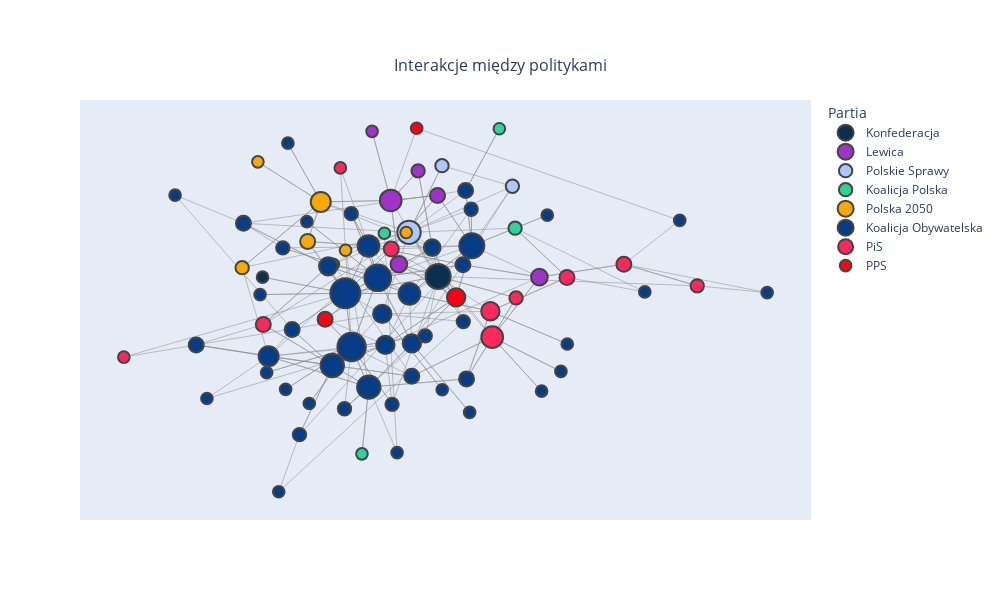

Notebook code cell kept with this figure:
### Code cell
nx_to_plotly(graph_politicians, "parties.png")

### Figure 1 — Plotly figure (JSON) as saved in the notebook; plotly's stock layout.template omitted (floating-point values rounded to 4 significant figures; data arrays with more than 128 entries replaced by an {"elided": "..."} marker saying what was removed)
{"data": [{"hoverinfo": "none", "line": {"color": "#888", "width": 0.5}, "mode": "lines", "showlegend": false, "type": "scatter", "x": {"elided": "260 float values"}, "y": {"elided": "260 float values"}}, {"hoverinfo": "text", "marker": {"color": "rgb(13,47,80)", "line": {"width": 2}, "size": 25}, "mode": "markers", "name": "Konfederacja", "showlegend": true, "text": "ArturDziambor", "type": "scatter", "x": [2.138], "y": [0.8588]}, {"hoverinfo": "text", "marker": {"color": "rgb(13,47,80)", "line": {"width": 2}, "size": 11.67}, "mode": "markers", "name": "Konfederacja", "showlegend": false, "text": "JkmMikke", "type": "scatter", "x": [-7.393], "y": [0.8066]}, {"hoverinfo": "text", "marker": {"color": "rgb(159, 50, 199)", "line": {"width": 2}, "size": 21.67}, "mode": "markers", "name": "Lewica", "showlegend": true, "text": "AM_Zukowska", "type": "scatter", "x": [-0.4352], "y": [6.146]}, {"hoverinfo": "text", "marker": {"color": "rgb(159, 50, 199)", "line": {"width": 2}, "size": 16.67}, "mode": "markers", "name": "Lewica", "showlegend": false, "text": "m_gdula", "type": "scatter", "x": [0.006975], "y": [1.704]}, {"hoverinfo": "text", "marker": {"color": "rgb(159, 50, 199)", "line": {"width": 2}, "size": 16.67}, "mode": "markers", "name": "Lewica", "showlegend": false, "text": "K_Smiszek", "type": "scatter", "x": [7.637], "y": [0.8083]}, {"hoverinfo": "text", "marker": {"color": "rgb(159, 50, 199)", "line": {"width": 2}, "size": 11.67}, "mode": "markers", "name": "Lewica", "showlegend": false, "text": "MarcinKulasek", "type": "scatter", "x": [-1.447], "y": [10.96]}, {"hoverinfo": "text", "marker": {"color": "rgb(159, 50, 199)", "line": {"width": 2}, "size": 15}, "mode": "markers", "name": "Lewica", "showlegend": false, "text": "KotulaKat", "type": "scatter", "x": [2.105], "y": [6.501]}, {"hoverinfo": "text", "marker": {"color": "rgb(159, 50, 199)", "line": {"width": 2}, "size": 13.33}, "mode": "markers", "name": "Lewica", "showlegend": false, "text": "wlodekczarzasty", "type": "scatter", "x": [1.05], "y": [8.21]}, {"hoverinfo": "text", "marker": {"color": "rgb(169, 201, 252)", "line": {"width": 2}, "size": 13.33}, "mode": "markers", "name": "Polskie Sprawy", "showlegend": true, "text": "AgaScigaj", "type": "scatter", "x": [6.171], "y": [7.137]}, {"hoverinfo": "text", "marker": {"color": "rgb(169, 201, 252)", "line": {"width": 2}, "size": 23.33}, "mode": "markers", "name": "Polskie Sprawy", "showlegend": false, "text": "P_Szramka", "type": "scatter", "x": [0.5583], "y": [3.927]}, {"hoverinfo": "text", "marker": {"color": "rgb(169, 201, 252)", "line": {"width": 2}, "size": 13.33}, "mode": "markers", "name": "Polskie Sprawy", "showlegend": false, "text": "PolskieSprawyPS", "type": "scatter", "x": [2.347], "y": [8.573]}, {"hoverinfo": "text", "marker": {"color": "rgb(46, 211, 151)", "line": {"width": 2}, "size": 13.33}, "mode": "markers", "name": "Koalicja Polska", "showlegend": true, "text": "KosiniakKamysz", "type": "scatter", "x": [6.316], "y": [4.215]}, {"hoverinfo": "text", "marker": {"color": "rgb(46, 211, 151)", "line": {"width": 2}, "size": 11.67}, "mode": "markers", "name": "Koalicja Polska", "showlegend": false, "text": "ProtasiewiczJ", "type": "scatter", "x": [-1.998], "y": [-11.5]}, {"hoverinfo": "text", "marker": {"color": "rgb(46, 211, 151)", "line": {"width": 2}, "size": 11.67}, "mode": "markers", "name": "Koalicja Polska", "showlegend": false, "text": "DariuszKlimczak", "type": "scatter", "x": [-0.7806], "y": [3.861]}, {"hoverinfo": "text", "marker": {"color": "rgb(46, 211, 151)", "line": {"width": 2}, "size": 11.67}, "mode": "markers", "name": "Koalicja Polska", "showlegend": false, "text": "nowePSL", "type": "scatter", "x": [-3.554], "y": [1.697]}, {"hoverinfo": "text", "marker": {"color": "rgb(46, 211, 151)", "line": {"width": 2}, "size": 11.67}, "mode": "markers", "name": "Koalicja Polska", "showlegend": false, "text": "PZgorzelskiP", "type": "scatter", "x": [5.461], "y": [11.14]}, {"hoverinfo": "text", "marker": {"color": "rgb(245, 169, 5)", "line": {"width": 2}, "size": 20}, "mode": "markers", "name": "Polska 2050", "showlegend": true, "text": "szymon_holownia", "type": "scatter", "x": [-4.234], "y": [6.044]}, {"hoverinfo": "text", "marker": {"color": "rgb(245, 169, 5)", "line": {"width": 2}, "size": 13.33}, "mode": "markers", "name": "Polska 2050", "showlegend": false, "text": "rozathun", "type": "scatter", "x": [-8.499], "y": [1.466]}, {"hoverinfo": "text", "marker": {"color": "rgb(245, 169, 5)", "line": {"width": 2}, "size": 11.67}, "mode": "markers", "name": "Polska 2050", "showlegend": false, "text": "joannamucha", "type": "scatter", "x": [-7.646], "y": [8.836]}, {"hoverinfo": "text", "marker": {"color": "rgb(245, 169, 5)", "line": {"width": 2}, "size": 11.67}, "mode": "markers", "name": "Polska 2050", "showlegend": false, "text": "HannaGillPiatek", "type": "scatter", "x": [0.4066], "y": [3.918]}, {"hoverinfo": "text", "marker": {"color": "rgb(245, 169, 5)", "line": {"width": 2}, "size": 11.67}, "mode": "markers", "name": "Polska 2050", "showlegend": false, "text": "tzimoch", "type": "scatter", "x": [-2.886], "y": [2.68]}, {"hoverinfo": "text", "marker": {"color": "rgb(245, 169, 5)", "line": {"width": 2}, "size": 15}, "mode": "markers", "name": "Polska 2050", "showlegend": false, "text": "McGramat", "type": "scatter", "x": [-4.944], "y": [3.292]}, {"hoverinfo": "text", "marker": {"color": "rgb(7, 61, 134)", "line": {"width": 2}, "size": 18.33}, "mode": "markers", "name": "Koalicja Obywatelska", "showlegend": true, "text": "gajewska_kinga", "type": "scatter", "x": [-3.83], "y": [1.559]}, {"hoverinfo": "text", "marker": {"color": "rgb(7, 61, 134)", "line": {"width": 2}, "size": 23.33}, "mode": "markers", "name": "Koalicja Obywatelska", "showlegend": false, "text": "MJanyska", "type": "scatter", "x": [-3.608], "y": [-5.346]}, {"hoverinfo": "text", "marker": {"color": "rgb(7, 61, 134)", "line": {"width": 2}, "size": 15}, "mode": "markers", "name": "Koalicja Obywatelska", "showlegend": false, "text": "bbudka", "type": "scatter", "x": [-11.0], "y": [-3.916]}, {"hoverinfo": "text", "marker": {"color": "rgb(7, 61, 134)", "line": {"width": 2}, "size": 30}, "mode": "markers", "name": "Koalicja Obywatelska", "showlegend": false, "text": "KLubnauer", "type": "scatter", "x": [-2.9], "y": [-0.3165]}, {"hoverinfo": "text", "marker": {"color": "rgb(7, 61, 134)", "line": {"width": 2}, "size": 23.33}, "mode": "markers", "name": "Koalicja Obywatelska", "showlegend": false, "text": "BZdrojewska", "type": "scatter", "x": [-1.627], "y": [-6.856]}, {"hoverinfo": "text", "marker": {"color": "rgb(7, 61, 134)", "line": {"width": 2}, "size": 15}, "mode": "markers", "name": "Koalicja Obywatelska", "showlegend": false, "text": "SlawomirNitras", "type": "scatter", "x": [0.7083], "y": [-6.1]}, {"hoverinfo": "text", "marker": {"color": "rgb(7, 61, 134)", "line": {"width": 2}, "size": 21.67}, "mode": "markers", "name": "Koalicja Obywatelska", "showlegend": false, "text": "adamSzlapka", "type": "scatter", "x": [-1.644], "y": [2.978]}, {"hoverinfo": "text", "marker": {"color": "rgb(7, 61, 134)", "line": {"width": 2}, "size": 26.67}, "mode": "markers", "name": "Koalicja Obywatelska", "showlegend": false, "text": "GoTracz", "type": "scatter", "x": [-1.138], "y": [0.762]}, {"hoverinfo": "text", "marker": {"color": "rgb(7, 61, 134)", "line": {"width": 2}, "size": 13.33}, "mode": "markers", "name": "Koalicja Obywatelska", "showlegend": false, "text": "piotr_borys", "type": "scatter", "x": [-6.294], "y": [2.845]}, {"hoverinfo": "text", "marker": {"color": "rgb(7, 61, 134)", "line": {"width": 2}, "size": 15}, "mode": "markers", "name": "Koalicja Obywatelska", "showlegend": false, "text": "MichalSzczerba", "type": "scatter", "x": [3.63], "y": [6.848]}, {"hoverinfo": "text", "marker": {"color": "rgb(7, 61, 134)", "line": {"width": 2}, "size": 15}, "mode": "markers", "name": "Koalicja Obywatelska", "showlegend": false, "text": "AndrzejHalicki", "type": "scatter", "x": [-8.43], "y": [4.559]}, {"hoverinfo": "text", "marker": {"color": "rgb(7, 61, 134)", "line": {"width": 2}, "size": 11.67}, "mode": "markers", "name": "Koalicja Obywatelska", "showlegend": false, "text": "SchetynadlaPO", "type": "scatter", "x": [15.25], "y": [4.757]}, {"hoverinfo": "text", "marker": {"color": "rgb(7, 61, 134)", "line": {"width": 2}, "size": 15}, "mode": "markers", "name": "Koalicja Obywatelska", "showlegend": false, "text": "Arlukowicz", "type": "scatter", "x": [-5.786], "y": [-2.844]}, {"hoverinfo": "text", "marker": {"color": "rgb(7, 61, 134)", "line": {"width": 2}, "size": 11.67}, "mode": "markers", "name": "Koalicja Obywatelska", "showlegend": false, "text": "Zieloni", "type": "scatter", "x": [-4.988], "y": [4.67]}, {"hoverinfo": "text", "marker": {"color": "rgb(7, 61, 134)", "line": {"width": 2}, "size": 28.33}, "mode": "markers", "name": "Koalicja Obywatelska", "showlegend": false, "text": "pomaska", "type": "scatter", "x": [-2.559], "y": [-4.06]}, {"hoverinfo": "text", "marker": {"color": "rgb(7, 61, 134)", "line": {"width": 2}, "size": 13.33}, "mode": "markers", "name": "Koalicja Obywatelska", "showlegend": false, "text": "CTomczyk", "type": "scatter", "x": [1.44], "y": [-3.282]}, {"hoverinfo": "text", "marker": {"color": "rgb(7, 61, 134)", "line": {"width": 2}, "size": 13.33}, "mode": "markers", "name": "Koalicja Obywatelska", "showlegend": false, "text": "Gasiuk_Pihowicz", "type": "scatter", "x": [-0.3626], "y": [-8.056]}, {"hoverinfo": "text", "marker": {"color": "rgb(7, 61, 134)", "line": {"width": 2}, "size": 11.67}, "mode": "markers", "name": "Koalicja Obywatelska", "showlegend": false, "text": "AGajewska", "type": "scatter", "x": [-7.173], "y": [-5.848]}, {"hoverinfo": "text", "marker": {"color": "rgb(7, 61, 134)", "line": {"width": 2}, "size": 11.67}, "mode": "markers", "name": "Koalicja Obywatelska", "showlegend": false, "text": "Dariusz_Jonski", "type": "scatter", "x": [9.148], "y": [-3.85]}, {"hoverinfo": "text", "marker": {"color": "rgb(7, 61, 134)", "line": {"width": 2}, "size": 20}, "mode": "markers", "name": "Koalicja Obywatelska", "showlegend": false, "text": "szejnfeld", "type": "scatter", "x": [-7.065], "y": [-4.711]}, {"hoverinfo": "text", "marker": {"color": "rgb(7, 61, 134)", "line": {"width": 2}, "size": 18.33}, "mode": "markers", "name": "Koalicja Obywatelska", "showlegend": false, "text": "DorotaNiedziela", "type": "scatter", "x": [-0.7241], "y": [-3.916]}, {"hoverinfo": "text", "marker": {"color": "rgb(7, 61, 134)", "line": {"width": 2}, "size": 11.67}, "mode": "markers", "name": "Koalicja Obywatelska", "showlegend": false, "text": "SlawekNeumann", "type": "scatter", "x": [7.755], "y": [-7.137]}, {"hoverinfo": "text", "marker": {"color": "rgb(7, 61, 134)", "line": {"width": 2}, "size": 15}, "mode": "markers", "name": "Koalicja Obywatelska", "showlegend": false, "text": "GiertychRoman", "type": "scatter", "x": [3.68], "y": [-6.282]}, {"hoverinfo": "text", "marker": {"color": "rgb(7, 61, 134)", "line": {"width": 2}, "size": 11.67}, "mode": "markers", "name": "Koalicja Obywatelska", "showlegend": false, "text": "OlekMiszalski", "type": "scatter", "x": [-6.141], "y": [-7.008]}, {"hoverinfo": "text", "marker": {"color": "rgb(7, 61, 134)", "line": {"width": 2}, "size": 11.67}, "mode": "markers", "name": "Koalicja Obywatelska", "showlegend": false, "text": "m_bochenek93", "type": "scatter", "x": [-4.857], "y": [-7.996]}, {"hoverinfo": "text", "marker": {"color": "rgb(7, 61, 134)", "line": {"width": 2}, "size": 13.33}, "mode": "markers", "name": "Koalicja Obywatelska", "showlegend": false, "text": "gapinska_e", "type": "scatter", "x": [-2.946], "y": [-8.365]}, {"hoverinfo": "text", "marker": {"color": "rgb(7, 61, 134)", "line": {"width": 2}, "size": 11.67}, "mode": "markers", "name": "Koalicja Obywatelska", "showlegend": false, "text": "elukacijewska", "type": "scatter", "x": [-10.41], "y": [-7.649]}, {"hoverinfo": "text", "marker": {"color": "rgb(7, 61, 134)", "line": {"width": 2}, "size": 13.33}, "mode": "markers", "name": "Koalicja Obywatelska", "showlegend": false, "text": "moanrosa", "type": "scatter", "x": [-2.579], "y": [5.227]}, {"hoverinfo": "text", "marker": {"color": "rgb(7, 61, 134)", "line": {"width": 2}, "size": 16.67}, "mode": "markers", "name": "Koalicja Obywatelska", "showlegend": false, "text": "TomaszSiemoniak", "type": "scatter", "x": [1.818], "y": [2.862]}, {"hoverinfo": "text", "marker": {"color": "rgb(7, 61, 134)", "line": {"width": 2}, "size": 11.67}, "mode": "markers", "name": "Koalicja Obywatelska", "showlegend": false, "text": "LasekMaciej", "type": "scatter", "x": [-12.14], "y": [6.523]}, {"hoverinfo": "text", "marker": {"color": "rgb(7, 61, 134)", "line": {"width": 2}, "size": 11.67}, "mode": "markers", "name": "Koalicja Obywatelska", "showlegend": false, "text": "ikatarasinska", "type": "scatter", "x": [8.803], "y": [-5.764]}, {"hoverinfo": "text", "marker": {"color": "rgb(7, 61, 134)", "line": {"width": 2}, "size": 11.67}, "mode": "markers", "name": "Koalicja Obywatelska", "showlegend": false, "text": "MarekBorowski", "type": "scatter", "x": [-6.019], "y": [10.14]}, {"hoverinfo": "text", "marker": {"color": "rgb(7, 61, 134)", "line": {"width": 2}, "size": 11.67}, "mode": "markers", "name": "Koalicja Obywatelska", "showlegend": false, "text": "MarcinBosacki", "type": "scatter", "x": [-6.516], "y": [-14.14]}, {"hoverinfo": "text", "marker": {"color": "rgb(7, 61, 134)", "line": {"width": 2}, "size": 13.33}, "mode": "markers", "name": "Koalicja Obywatelska", "showlegend": false, "text": "RTyszkiewicz", "type": "scatter", "x": [-5.39], "y": [-10.17]}, {"hoverinfo": "text", "marker": {"color": "rgb(7, 61, 134)", "line": {"width": 2}, "size": 11.67}, "mode": "markers", "name": "Koalicja Obywatelska", "showlegend": false, "text": "donaldtusk", "type": "scatter", "x": [20], "y": [-0.277]}, {"hoverinfo": "text", "marker": {"color": "rgb(7, 61, 134)", "line": {"width": 2}, "size": 11.67}, "mode": "markers", "name": "Koalicja Obywatelska", "showlegend": false, "text": "Platforma_org", "type": "scatter", "x": [13.36], "y": [-0.2256]}, {"hoverinfo": "text", "marker": {"color": "rgb(7, 61, 134)", "line": {"width": 2}, "size": 15}, "mode": "markers", "name": "Koalicja Obywatelska", "showlegend": false, "text": "f_sterczewski", "type": "scatter", "x": [3.484], "y": [1.671]}, {"hoverinfo": "text", "marker": {"color": "rgb(7, 61, 134)", "line": {"width": 2}, "size": 25}, "mode": "markers", "name": "Koalicja Obywatelska", "showlegend": false, "text": "OklaDrewnowicz", "type": "scatter", "x": [3.967], "y": [2.997]}, {"hoverinfo": "text", "marker": {"color": "rgb(7, 61, 134)", "line": {"width": 2}, "size": 18.33}, "mode": "markers", "name": "Koalicja Obywatelska", "showlegend": false, "text": "M_K_Blonska", "type": "scatter", "x": [0.7146], "y": [-3.809]}, {"hoverinfo": "text", "marker": {"color": "rgb(7, 61, 134)", "line": {"width": 2}, "size": 13.33}, "mode": "markers", "name": "Koalicja Obywatelska", "showlegend": false, "text": "MKierwinski", "type": "scatter", "x": [3.931], "y": [5.538]}, {"hoverinfo": "text", "marker": {"color": "rgb(7, 61, 134)", "line": {"width": 2}, "size": 11.67}, "mode": "markers", "name": "Koalicja Obywatelska", "showlegend": false, "text": "JagnaMarczulajt", "type": "scatter", "x": [8.063], "y": [5.122]}, {"hoverinfo": "text", "marker": {"color": "rgb(7, 61, 134)", "line": {"width": 2}, "size": 11.67}, "mode": "markers", "name": "Koalicja Obywatelska", "showlegend": false, "text": "JRotnicka", "type": "scatter", "x": [3.848], "y": [-8.614]}, {"hoverinfo": "text", "marker": {"color": "rgb(7, 61, 134)", "line": {"width": 2}, "size": 11.67}, "mode": "markers", "name": "Koalicja Obywatelska", "showlegend": false, "text": "WZembaczynski", "type": "scatter", "x": [-7.528], "y": [-0.4094]}, {"hoverinfo": "text", "marker": {"color": "rgb(7, 61, 134)", "line": {"width": 2}, "size": 21.67}, "mode": "markers", "name": "Koalicja Obywatelska", "showlegend": false, "text": "barbaraanowacka", "type": "scatter", "x": [0.582], "y": [-0.3558]}, {"hoverinfo": "text", "marker": {"color": "rgb(7, 61, 134)", "line": {"width": 2}, "size": 13.33}, "mode": "markers", "name": "Koalicja Obywatelska", "showlegend": false, "text": "MGolbik", "type": "scatter", "x": [3.505], "y": [-2.288]}, {"hoverinfo": "text", "marker": {"color": "rgb(7, 61, 134)", "line": {"width": 2}, "size": 18.33}, "mode": "markers", "name": "Koalicja Obywatelska", "showlegend": false, "text": "ArkadiuszMyrcha", "type": "scatter", "x": [-0.8933], "y": [-1.757]}, {"hoverinfo": "text", "marker": {"color": "rgb(7, 61, 134)", "line": {"width": 2}, "size": 11.67}, "mode": "markers", "name": "Koalicja Obywatelska", "showlegend": false, "text": "sibinska", "type": "scatter", "x": [2.359], "y": [-7.039]}, {"hoverinfo": "text", "marker": {"color": "rgb(7, 61, 134)", "line": {"width": 2}, "size": 11.67}, "mode": "markers", "name": "Koalicja Obywatelska", "showlegend": false, "text": "CzarnobajLeszek", "type": "scatter", "x": [-0.08998], "y": [-11.42]}, {"hoverinfo": "text", "marker": {"color": "rgb(255, 40, 92)", "line": {"width": 2}, "size": 15}, "mode": "markers", "name": "PiS", "showlegend": true, "text": "SzczurekZelazko", "type": "scatter", "x": [9.132], "y": [0.7881]}, {"hoverinfo": "text", "marker": {"color": "rgb(255, 40, 92)", "line": {"width": 2}, "size": 21.67}, "mode": "markers", "name": "PiS", "showlegend": false, "text": "MosinskiJan", "type": "scatter", "x": [5.074], "y": [-3.376]}, {"hoverinfo": "text", "marker": {"color": "rgb(255, 40, 92)", "line": {"width": 2}, "size": 13.33}, "mode": "markers", "name": "PiS", "showlegend": false, "text": "AnnaSiarkowska", "type": "scatter", "x": [6.368], "y": [-0.6401]}, {"hoverinfo": "text", "marker": {"color": "rgb(255, 40, 92)", "line": {"width": 2}, "size": 15}, "mode": "markers", "name": "PiS", "showlegend": false, "text": "CzarnekP", "type": "scatter", "x": [-7.354], "y": [-2.495]}, {"hoverinfo": "text", "marker": {"color": "rgb(255, 40, 92)", "line": {"width": 2}, "size": 18.33}, "mode": "markers", "name": "PiS", "showlegend": false, "text": "gontarz93", "type": "scatter", "x": [4.974], "y": [-1.571]}, {"hoverinfo": "text", "marker": {"color": "rgb(255, 40, 92)", "line": {"width": 2}, "size": 13.33}, "mode": "markers", "name": "PiS", "showlegend": false, "text": "MariuszGosek", "type": "scatter", "x": [16.2], "y": [0.2006]}, {"hoverinfo": "text", "marker": {"color": "rgb(255, 40, 92)", "line": {"width": 2}, "size": 15}, "mode": "markers", "name": "PiS", "showlegend": false, "text": "JKowalski_posel", "type": "scatter", "x": [12.22], "y": [1.702]}, {"hoverinfo": "text", "marker": {"color": "rgb(255, 40, 92)", "line": {"width": 2}, "size": 15}, "mode": "markers", "name": "PiS", "showlegend": false, "text": "radekfogiel", "type": "scatter", "x": [-0.4054], "y": [2.76]}, {"hoverinfo": "text", "marker": {"color": "rgb(255, 40, 92)", "line": {"width": 2}, "size": 11.67}, "mode": "markers", "name": "PiS", "showlegend": false, "text": "FilipKaczynski", "type": "scatter", "x": [-3.171], "y": [8.415]}, {"hoverinfo": "text", "marker": {"color": "rgb(255, 40, 92)", "line": {"width": 2}, "size": 11.67}, "mode": "markers", "name": "PiS", "showlegend": false, "text": "WZubowski", "type": "scatter", "x": [-14.92], "y": [-4.764]}, {"hoverinfo": "text", "marker": {"color": "rgb(252, 3, 19)", "line": {"width": 2}, "size": 11.67}, "mode": "markers", "name": "PPS", "showlegend": true, "text": "senyszyn_joanna", "type": "scatter", "x": [0.9727], "y": [11.17]}, {"hoverinfo": "text", "marker": {"color": "rgb(252, 3, 19)", "line": {"width": 2}, "size": 18.33}, "mode": "markers", "name": "PPS", "showlegend": false, "text": "GabrielaMorStan", "type": "scatter", "x": [3.116], "y": [-0.6075]}, {"hoverinfo": "text", "marker": {"color": "rgb(252, 3, 19)", "line": {"width": 2}, "size": 15}, "mode": "markers", "name": "PPS", "showlegend": false, "text": "ARozenek", "type": "scatter", "x": [-3.997], "y": [-2.121]}], "layout": {"height": 600, "legend": {"title": {"text": "Partia"}}, "showlegend": true, "title": {"font": {"size": 16}, "text": "Interakcje między politykami", "x": 0.5, "xanchor": "center", "y": 0.9, "yanchor": "top"}, "width": 1000, "xaxis": {"autorange": true, "range": [-17.3, 22.38], "showgrid": false, "showticklabels": false, "type": "linear", "zeroline": false}, "yaxis": {"autorange": true, "range": [-16.11, 13.15], "showgrid": false, "showticklabels": false, "type": "linear", "zeroline": false}}}
